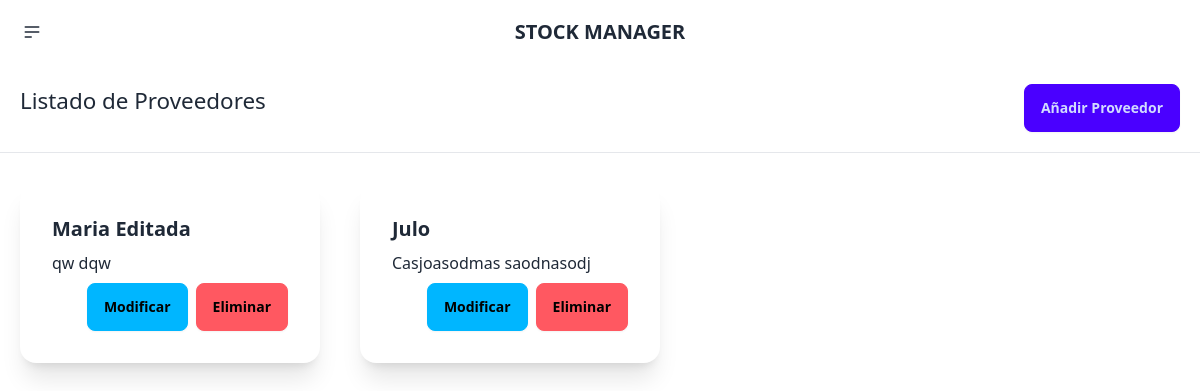
The app's page /stockmanager/proveedores/, older data.
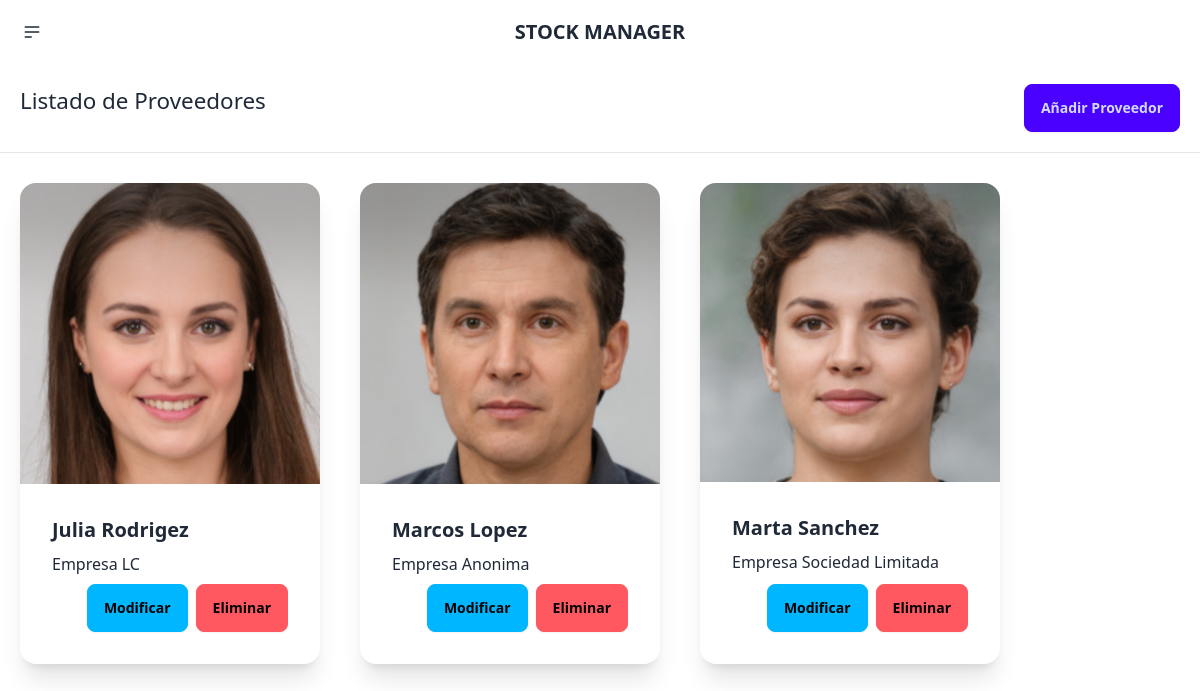
The same page, newer data.
### stockmanager/models.py (models this page shows, shortened)
class Proveedores(models.Model):
    ProveedorID = models.AutoField(primary_key=True)
    Imagen = models.ImageField(null=True, blank=True, upload_to="images/")
    Nombre = models.CharField(max_length=255)
    Contacto = models.CharField(max_length=255)
    CorreoElectronico = models.CharField(max_length=255)
    Telefono = models.CharField(max_length=20)

### stockmanager/views.py (the view)
# urls.py: path('proveedores/', views.suppliers_index, name='suppliers_index'),
def suppliers_index(response):
    suppliers = Proveedores.objects.all()
    return render(response, 'proveedores/index.html', {'suppliers':suppliers})

### stockmanager/templates/proveedores/index.html (shortened to what this page needs)
{% extends 'layouts/base.html' %}
{% load static %}
{% block content %}
<section class="sub-header">
  <h1 class="titulo-form">Listado de Proveedores</h1>
  <a href="{% url 'supplier_new' %}"><button class="btn btn-primary"> Añadir Proveedor</button></a>
</section>
<hr>
<section class="section-cards">
    {% for supplier in suppliers %}
    <div class="card w-96 bg-base-100 shadow-xl">
     <figure><img src="{{supplier.Imagen.url}}" alt=""  /></figure>
     <div class="card-body">
       <h2 class="card-title">{{supplier.Nombre}}</h2>
       <p>{{supplier.Contacto}}</p>
       <div class="card-actions justify-end">
          <a href="{% url 'supplier_get' supplier.ProveedorID %}"><button class="btn btn-info">Modificar</button></a>
          <form action="{% url 'supplier_delete' supplier.ProveedorID %}" method="POST">
            <button class="btn btn-error">Eliminar</button>
          </form>
        </div>
     </div>
    </div>
    {% endfor %}
</section>
{% endblock %}

Row changes from the older to the newer data that the page shows:
removed Proveedores: Nombre "Maria Editada", Contacto "qw dqw"
removed Proveedores: Nombre "Julo", Contacto "Casjoasodmas saodnasodj"
added Proveedores: Imagen (picture), Nombre "Julia Rodrigez", Contacto "Empresa LC"
added Proveedores: Imagen (picture), Nombre "Marcos Lopez", Contacto "Empresa Anonima"
added Proveedores: Imagen (picture), Nombre "Marta Sanchez", Contacto "Empresa Sociedad Limitada"
